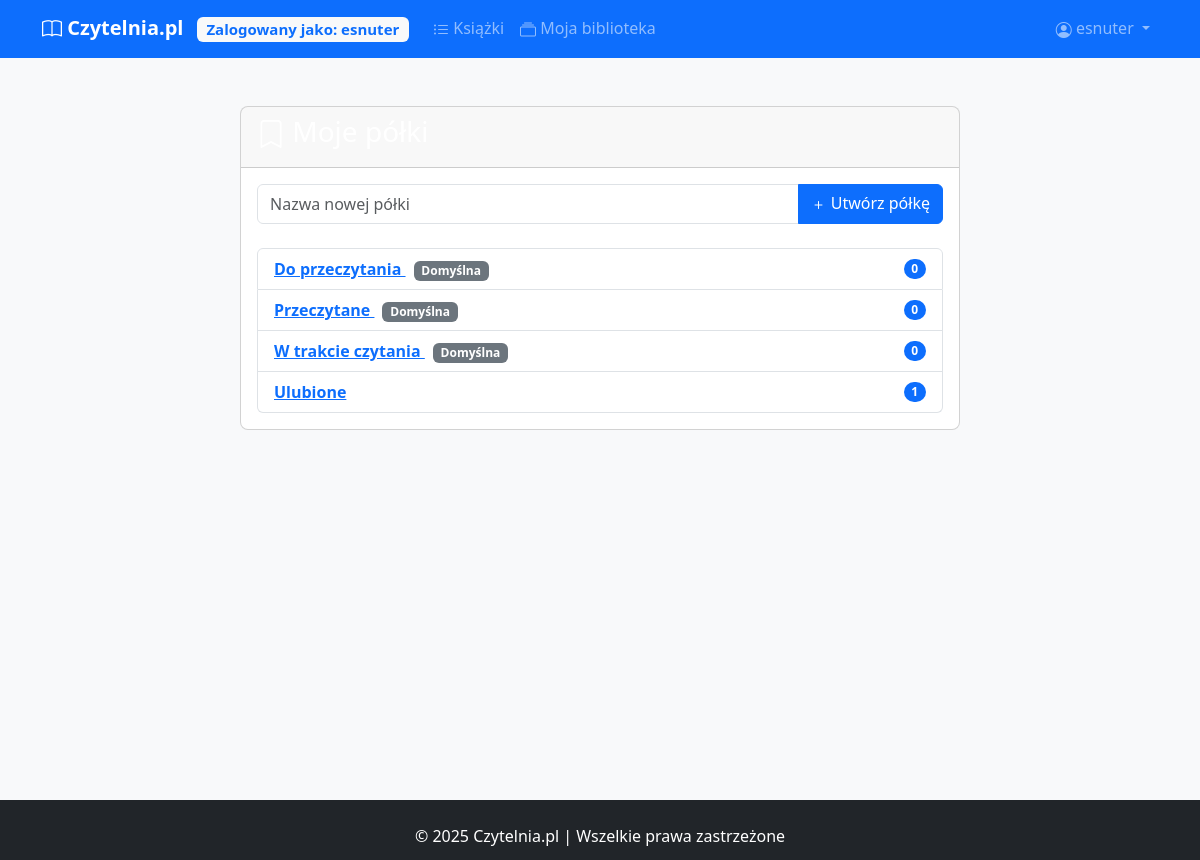
The app's page /my_shelves (signed in) with its own data.
### models.py (models this page shows)
class User(UserMixin, db.Model):
    __tablename__ = 'users'
    id = db.Column(db.Integer, primary_key=True)
    username = db.Column(db.String(50), unique=True, nullable=False)
    password = db.Column(db.String(100), nullable=False)
    is_moderator = db.Column(db.Boolean, default=False)
    date_joined = db.Column(db.DateTime, default=datetime.utcnow)
    library_books = db.relationship('UserLibrary', back_populates='user')
    shelves = db.relationship('Shelf', back_populates='user', lazy='dynamic')
    reviews = db.relationship('Review', backref='review_user', lazy=True)

class Shelf(db.Model):
    __tablename__ = 'shelves'
    id = db.Column(db.Integer, primary_key=True)
    user_id = db.Column(db.Integer, db.ForeignKey('users.id'))
    name = db.Column(db.String(50), nullable=False)
    is_default = db.Column(db.Boolean, default=False)
    created_at = db.Column(db.DateTime, default=datetime.utcnow)
    user = db.relationship('User', back_populates='shelves')
    books = db.relationship('UserLibrary', back_populates='shelf')

### app.py (the view)
@app.route('/my_shelves')
@login_required
def my_shelves():
    shelves = Shelf.query.filter_by(user_id=current_user.id)\
        .order_by(Shelf.is_default.desc(), Shelf.name)\
        .all()
    if not shelves:
        create_default_shelves(current_user)
        shelves = Shelf.query.filter_by(user_id=current_user.id)\
            .order_by(Shelf.is_default.desc(), Shelf.name)\
            .all()
    shelf_counts = {}
    for shelf in shelves:
        count = UserLibrary.query.filter_by(
            user_id=current_user.id,
            shelf_id=shelf.id
        ).count()
        shelf_counts[shelf.id] = count
    return render_template('shelves.html', shelves=shelves, shelf_counts=shelf_counts)

### app.py (called while the page is built)
@login_manager.user_loader
def load_user(user_id):
    return User.query.get(int(user_id))

### templates/shelves.html (shortened to what this page needs)
{% extends "base.html" %}
{% block content %}
<div class="container mt-4">
    <div class="row">
        <div class="col-md-8 mx-auto">
            <div class="card">
                <div class="card-header">
                    <h3><i class="bi bi-bookmark"></i> Moje półki</h3>
                </div>
                <div class="card-body">
                    <form method="POST" action="{{ url_for('create_shelf') }}" class="mb-4">
                        <div class="input-group">
                            <input type="text" name="shelf_name" class="form-control" placeholder="Nazwa nowej półki" required>
                            <button type="submit" class="btn btn-primary">
                                <i class="bi bi-plus"></i> Utwórz półkę
                            </button>
                        </div>
                    </form>
                    <div class="list-group">
                        {% for shelf in shelves %}
                        <div class="list-group-item d-flex justify-content-between align-items-center">
                            <div>
                                <a href="{{ url_for('shelf_books', shelf_id=shelf.id) }}" class="fw-bold">
                                    {{ shelf.name }}
                                </a>
                                {% if shelf.is_default %}
                                <span class="badge bg-secondary ms-2">Domyślna</span>
                                {% endif %}
                            </div>
                            <span class="badge bg-primary rounded-pill">{{ shelf_counts[shelf.id] }}</span>
                        </div>
                        {% endfor %}
                    </div>
                </div>
            </div>
        </div>
    </div>
</div>
{% endblock %}

### templates/base.html (shortened to what this page needs)
<!DOCTYPE html>
<html lang="pl">
<head>
    <link href="{{ url_for('static', filename='css/style.css') }}" rel="stylesheet">
    <link href="https://cdn.jsdelivr.net/npm/bootstrap@5.3.0/dist/css/bootstrap.min.css" rel="stylesheet">
    <link rel="stylesheet" href="https://cdn.jsdelivr.net/npm/bootstrap-icons@1.10.0/font/bootstrap-icons.css">
    <link rel="stylesheet" href="{{ url_for('static', filename='css/style.css') }}">
</head>
<body class="d-flex flex-column min-vh-100 bg-light">
    <nav class="navbar navbar-expand-lg navbar-dark bg-primary mb-4">
        <div class="container">
            <a class="navbar-brand" href="{{ url_for('home') }}">
                <i class="bi bi-book"></i> Czytelnia.pl
                {% if current_user.is_authenticated %}
                <span class="badge bg-light text-primary ms-2">Zalogowany jako: {{ current_user.username }}</span>
                {% endif %}
            </a>
            <div class="collapse navbar-collapse" id="navbarNav">
                <ul class="navbar-nav me-auto">
                    <li class="nav-item">
                        <a class="nav-link" href="{{ url_for('book_list') }}">
                            <i class="bi bi-list-ul"></i> Książki
                        </a>
                    </li>
                    {% if current_user.is_authenticated %}
                    <li class="nav-item">
                        <a class="nav-link" href="{{ url_for('my_library') }}">
                            <i class="bi bi-collection"></i> Moja biblioteka
                        </a>
                    </li>
                    {% endif %}
                </ul>
                <ul class="navbar-nav">
                    {% if current_user.is_authenticated %}
                    <li class="nav-item dropdown">
                      <a class="nav-link dropdown-toggle" href="#" id="navbarDropdown" role="button" data-bs-toggle="dropdown">
                          <i class="bi bi-person-circle"></i> {{ current_user.username }}
                      </a>
                  </li>
                  {% endif %}
              </ul>
            </div>
        </div>
    </nav>
    <main class="container mb-5">
<div class="position-fixed bottom-0 end-0 p-3" style="z-index: 11">
  </div>
        {% block content %}{% endblock %}
    </main>
    <footer class="bg-dark text-white py-4 mt-auto">
        <div class="container text-center">
            <p class="mb-0">&copy; 2025 Czytelnia.pl | Wszelkie prawa zastrzeżone</p>
        </div>
    </footer>
</body>
</html>

### static/css/style.css (style rules this page uses)
:root { --primary-color: #4e73df; --secondary-color: #858796; --success-color: #1cc88a; --info-color: #36b9cc; --warning-color: #f6c23e; --danger-color: #e74a3b; }
html { position: relative; min-height: 100%; }
body { margin-bottom: 60px; }
footer { position: absolute; bottom: 0; width: 100%; height: 60px; }
.navbar-brand { font-weight: 700; }
.card { transition: transform 0.3s ease, box-shadow 0.3s ease; border-radius: 0.5rem; overflow: hidden; }
.btn { border-radius: 0.375rem; padding: 0.375rem 0.75rem; }
h1, h2, h3, h4, h5, h6 { color: var(--primary-color); }
.bi { vertical-align: middle; }
.card-header h3 { color: white; }

### records on screen
User: username "esnuter"
Shelf: name "Do przeczytania", is_default "Domyślna", shelf_counts "0"
Shelf: name "Przeczytane", is_default "Domyślna", shelf_counts "0"
Shelf: name "W trakcie czytania", is_default "Domyślna", shelf_counts "0"
Shelf: name "Ulubione", shelf_counts "1"
